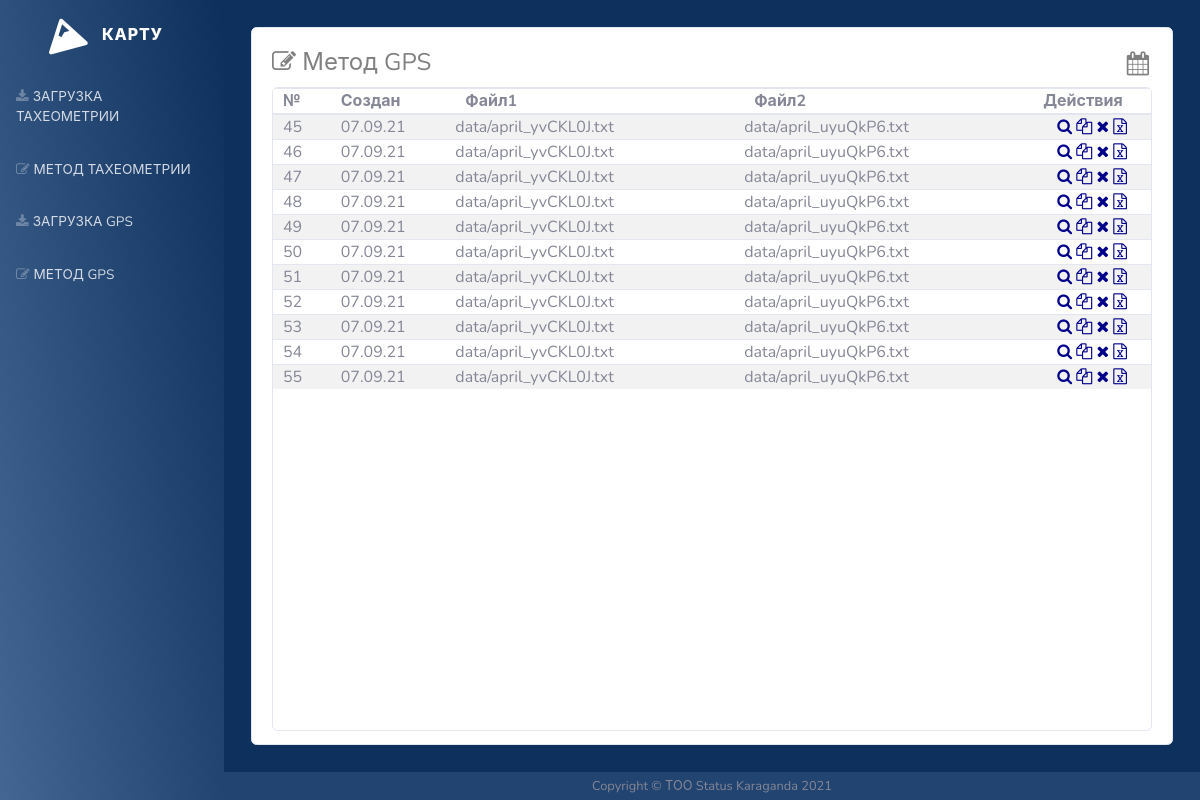
The page /gps/ on the database its author committed.
### energy/models.py (models this page shows)
class GPS_doc(models.Model):
    date = models.DateField(verbose_name='Дата:', null=True)
    date1 = models.DateField(verbose_name='Дата1:', null=True)
    date2 = models.DateField(verbose_name='Дата2:', null=True)
    place = place = models.ForeignKey('Place', on_delete=models.CASCADE, verbose_name='Место', null=True)
    file1 = models.FileField(max_length=300, upload_to='data/', verbose_name='Файл', null=True, default=' ')
    file2 = models.FileField(max_length=300, upload_to='data/', verbose_name='Файл', null=True, default=' ')
    comment = models.CharField(max_length=300, verbose_name='Комментарий', null=True, default=' ')
    read = models.BooleanField(verbose_name='Прочитан', default=False)

### energy/views.py (the view)
# urls.py: path('gps/', gps, name='gps'),
def gps(request):
    docs = GPS_doc.objects.all().order_by('-date')
    if 'newsletter_sub' in request.POST :
        date1 = request.POST.get('my_date_field')
        date2 = request.POST.get('my_date_field1')
        docs = GPS_doc.objects.filter(date__range=(date1, date2)).order_by('-date')
    gps_file = GPS_doc.objects.all().values_list("file1")
    contractor = DateForm1()
    context = {'docs': docs, 'contractor': contractor, 'gps_file':gps_file}
    return render(request, 'energy/gps.html', context)

### energy/templates/energy/gps.html (shortened to what this page needs)
{% extends "layout/basic.html" %}
{% load static %}
{% load bootstrap4 %}
{% block content %}
<div class="row">
    <div class="col-md-5">
        <h4 style="color:grey;"><i class="fa fa-edit"></i> Метод GPS</h4>
    </div>
    <div class="col-md-7">
        <h4 id="icons" style="text-align:right">
            <a class="icon" style="color:grey;" data-toggle="modal" title="Период" data-target="#exampleModal"><i class="fa fa-calendar" style="padding: 3px;"></i></a>
        </h4>
    </div>
<div class="col-sm-4 col-md-12">
    <div class="card" id="card">
                <div class="table-responsive" >
                    <table class="table table-striped" class="table table-hover">
                        <thead class="sticky" style="padding:20px">
                        <tr>
                                <th class="sticky" style="padding: 0; padding-left:10px; width: 4%; text-align:left">№</th>
                                <th class="sticky" style="padding: 0; width: 7%; text-align:left; padding-left:10px;">Создан</th>
                                <th class="sticky" style="padding: 0; padding-left:20px; width: 20%; text-align:left">Файл1</th>
                                <th class="sticky" style="padding: 0; padding-left:20px; width: 20%; text-align:left">Файл2</th>
                                <th class="sticky" style="padding: 0; padding-left:20px; width: 5%; text-align:left">Действия</th>
                            </tr>
                        </thead>
                        <tbody id="dynamic">
                        {% for doc in docs %}
                        <tr>
                                <td style="padding: 0; padding-left:10px" scope="row">
                                    {{ doc.pk}}
                                </td>
                                <td style="padding: 0; padding-left:10px" scope="row">
                                    {{ doc.date|date:"d.m.y"}}
                                </td>
                                <td style="padding: 0; padding-left:10px" scope="row">
                                    {{ doc.file1 }}
                                </td>
                                <td style="padding: 0; padding-left:10px" scope="row">
                                    {{ doc.file2 }}
                                </td>
                                 <td style="padding: 0; padding-left:10px; text-align: center" scope="row">
                                        <a class="icon" id="work" name="search" name="search{{ forloop.counter }}" href="{% url 'energy:search_gps' pk=doc.pk %}" role="button" title="Просмотр"><i class="fa fa-search" style="color:darkblue"></i></a>
                                        <a class="icon" href="{% url 'energy:gps_copy' pk=doc.pk %}" role="button"><i class="fa fa-copy"title="Копия" style="color:darkblue"></i></a>
                                        <a class="icon" href="{% url 'energy:remove_gps' pk=doc.pk %}" role="button"><i class="fa fa-remove"title="Удалить" style="color:darkblue"></i></a>
                                        <a class="icon" href="{% url 'energy:xls_gps_final' pk=doc.pk %}" role="button"><i class="fa fa-file-excel"title="export xls" style="color:darkblue"></i></a>
                                </td>
                        </tr>
                                        {% endfor %}
                    </tbody>
                </table>
        </div>
        </div>
    </div>
</div>
{% endblock %}

### energy/templates/energy/gps.html (style rules this page uses)
thead th { position: sticky; top: 0; background: white; }
#card { overflow-y: scroll; height: 80.5vh; }

### rows shown on the page
GPS_doc: pk "45", date "07.09.21", file1 "data/april_yvCKL0J.txt", file2 "data/april_uyuQkP6.txt"
GPS_doc: pk "46", date "07.09.21", file1 "data/april_yvCKL0J.txt", file2 "data/april_uyuQkP6.txt"
GPS_doc: pk "47", date "07.09.21", file1 "data/april_yvCKL0J.txt", file2 "data/april_uyuQkP6.txt"
GPS_doc: pk "48", date "07.09.21", file1 "data/april_yvCKL0J.txt", file2 "data/april_uyuQkP6.txt"
GPS_doc: pk "49", date "07.09.21", file1 "data/april_yvCKL0J.txt", file2 "data/april_uyuQkP6.txt"
GPS_doc: pk "50", date "07.09.21", file1 "data/april_yvCKL0J.txt", file2 "data/april_uyuQkP6.txt"
GPS_doc: pk "51", date "07.09.21", file1 "data/april_yvCKL0J.txt", file2 "data/april_uyuQkP6.txt"
GPS_doc: pk "52", date "07.09.21", file1 "data/april_yvCKL0J.txt", file2 "data/april_uyuQkP6.txt"
GPS_doc: pk "53", date "07.09.21", file1 "data/april_yvCKL0J.txt", file2 "data/april_uyuQkP6.txt"
GPS_doc: pk "54", date "07.09.21", file1 "data/april_yvCKL0J.txt", file2 "data/april_uyuQkP6.txt"
GPS_doc: pk "55", date "07.09.21", file1 "data/april_yvCKL0J.txt", file2 "data/april_uyuQkP6.txt"
